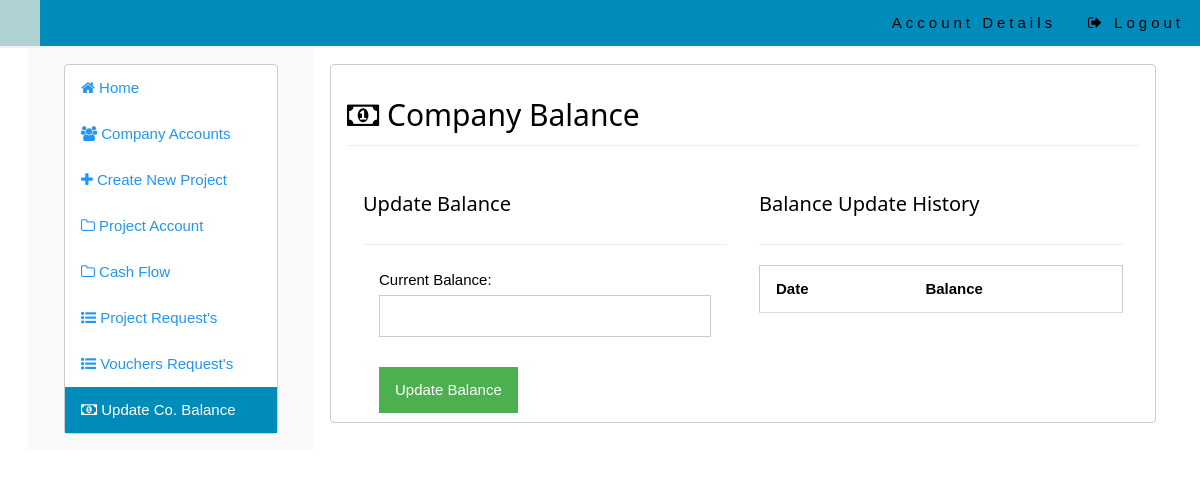
/admin/index.php?companyBal=true, run on an earlier commit of the app's database.
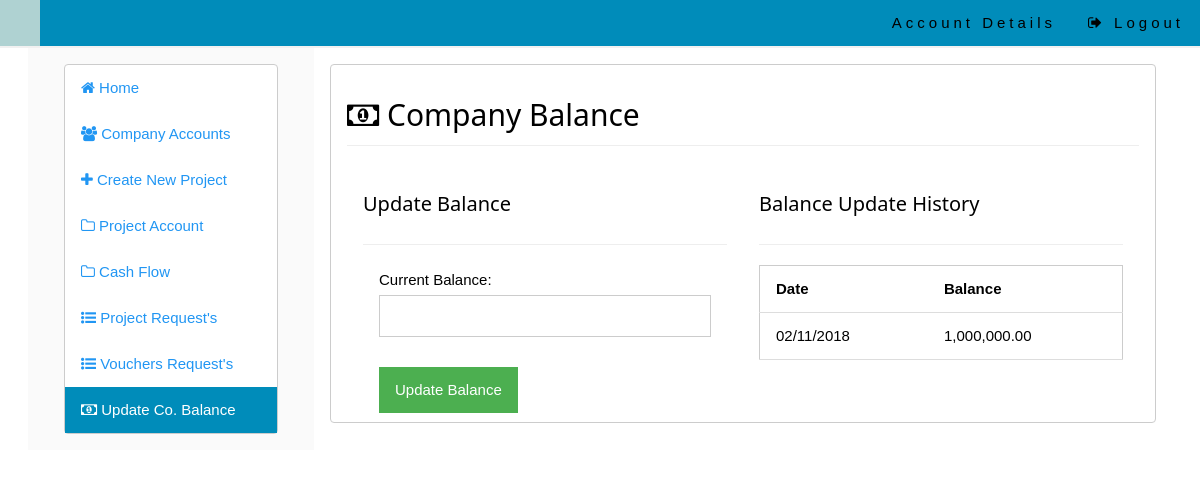
And on a later commit of the database.
### tables this page shows
CREATE TABLE IF NOT EXISTS `balance` (
  `id` int(10) unsigned NOT NULL AUTO_INCREMENT,
  `balance` varchar(10) NOT NULL,
  `dateupdated` varchar(40) NOT NULL,
  PRIMARY KEY (`id`)
);

### admin/companyBal.php (the view, shortened to what this page needs)
<div class="w3-row">
	<h2 class="" style="margin-bottom:0px;margin-top:20px"><i class="fa fa-money fa-fx"></i> Company Balance</h2><hr style="margin-top:0px;"/>
	<div class="w3-row">
		<div class="w3-half w3-padding">
			<h4>Update Balance</h4>
			<hr/>
			<form class="w3-form w3-container " action="javascript:void(0);" onsubmit="return updateBalance()">
				<label>Current Balance:</label>
				<input type="text" class="w3-input w3-border w3-small" onkeypress="return checkCheckNum(event)" id="balance" name="balance" />
				<br/>
				<input type="submit" class="w3-button w3-green" value="Update Balance">
			</form>
		</div>
		<div class="w3-half w3-padding">
			<h4>Balance Update History</h4>
			<hr/>
			<table class="w3-table-all">
				<thead>
					<th>Date</th>
					<th>Balance</th>
				</thead>
				<tbody>
					<?php
						$sql = $mysqli->query("select * from balance order by id asc");
						while($row = mysqli_fetch_assoc($sql)){
					?>
					<tr>
						<td><?php echo date('m/d/Y',$row['dateupdated']);?></td>
						<td><?php echo number_format($row['balance'],2);?></td>
					</tr>
					<?php }?>
				</tbody>
			</table>
		</div>
	</div>
</div>

What changed in the data, as far as the page shows it:
added balance: dateupdated "02/11/2018", balance "1,000,000.00"
